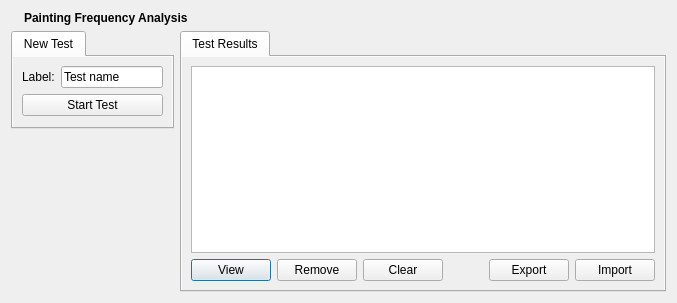
<?xml version="1.0" encoding="UTF-8"?>
<ui version="4.0">
 <author>Enrico Ros</author>
 <class>FrequencyPanel</class>
 <widget class="QWidget" name="FrequencyPanel">
  <property name="geometry">
   <rect>
    <x>0</x>
    <y>0</y>
    <width>677</width>
    <height>303</height>
   </rect>
  </property>
  <layout class="QGridLayout" name="gridLayout_2">
   <item row="0" column="0" colspan="2">
    <layout class="QHBoxLayout" name="horizontalLayout">
     <item>
      <widget class="QLabel" name="iconLabel">
       <property name="sizePolicy">
        <sizepolicy hsizetype="Fixed" vsizetype="Fixed">
         <horstretch>0</horstretch>
         <verstretch>0</verstretch>
        </sizepolicy>
       </property>
       <property name="pixmap">
        <pixmap resource="../nokiaqtframework.qrc">:/inspector/painting/menu-energy.png</pixmap>
       </property>
      </widget>
     </item>
     <item>
      <widget class="QLabel" name="titleLabel">
       <property name="sizePolicy">
        <sizepolicy hsizetype="Preferred" vsizetype="Fixed">
         <horstretch>0</horstretch>
         <verstretch>0</verstretch>
        </sizepolicy>
       </property>
       <property name="text">
        <string>&lt;b&gt;Painting Frequency Analysis&lt;/b&gt;</string>
       </property>
      </widget>
     </item>
    </layout>
   </item>
   <item row="2" column="0">
    <spacer name="verticalSpacer">
     <property name="orientation">
      <enum>Qt::Vertical</enum>
     </property>
     <property name="sizeHint" stdset="0">
      <size>
       <width>20</width>
       <height>40</height>
      </size>
     </property>
    </spacer>
   </item>
   <item row="1" column="0">
    <widget class="QTabWidget" name="newTestGroup">
     <property name="sizePolicy">
      <sizepolicy hsizetype="Preferred" vsizetype="Fixed">
       <horstretch>0</horstretch>
       <verstretch>0</verstretch>
      </sizepolicy>
     </property>
     <widget class="QWidget" name="newTestPage1">
      <property name="autoFillBackground">
       <bool>true</bool>
      </property>
      <attribute name="title">
       <string>New Test</string>
      </attribute>
      <layout class="QGridLayout" name="gridLayout">
       <item row="0" column="0">
        <widget class="QLabel" name="popsLabel_2">
         <property name="text">
          <string>Label:</string>
         </property>
        </widget>
       </item>
       <item row="0" column="1">
        <widget class="QLineEdit" name="testNameLabel">
         <property name="text">
          <string notr="true">Test name</string>
         </property>
        </widget>
       </item>
       <item row="1" column="0" colspan="2">
        <widget class="QPushButton" name="runButton">
         <property name="sizePolicy">
          <sizepolicy hsizetype="MinimumExpanding" vsizetype="Fixed">
           <horstretch>0</horstretch>
           <verstretch>0</verstretch>
          </sizepolicy>
         </property>
         <property name="text">
          <string>Start Test</string>
         </property>
        </widget>
       </item>
      </layout>
     </widget>
    </widget>
   </item>
   <item row="1" column="1" rowspan="2">
    <widget class="QTabWidget" name="resultsTabWidget">
     <property name="sizePolicy">
      <sizepolicy hsizetype="MinimumExpanding" vsizetype="Expanding">
       <horstretch>0</horstretch>
       <verstretch>0</verstretch>
      </sizepolicy>
     </property>
     <property name="currentIndex">
      <number>0</number>
     </property>
     <widget class="QWidget" name="resultsPage">
      <property name="autoFillBackground">
       <bool>true</bool>
      </property>
      <attribute name="title">
       <string>Test Results</string>
      </attribute>
      <layout class="QVBoxLayout" name="verticalLayout_3">
       <item>
        <widget class="QListView" name="resultsView">
         <property name="editTriggers">
          <set>QAbstractItemView::NoEditTriggers</set>
         </property>
         <property name="selectionMode">
          <enum>QAbstractItemView::ExtendedSelection</enum>
         </property>
         <property name="verticalScrollMode">
          <enum>QAbstractItemView::ScrollPerPixel</enum>
         </property>
         <property name="selectionRectVisible">
          <bool>true</bool>
         </property>
        </widget>
       </item>
       <item>
        <layout class="QHBoxLayout" name="horizontalLayout_3">
         <item>
          <widget class="QPushButton" name="viewButton">
           <property name="text">
            <string>View</string>
           </property>
           <property name="default">
            <bool>true</bool>
           </property>
          </widget>
         </item>
         <item>
          <widget class="QPushButton" name="removeButton">
           <property name="text">
            <string>Remove</string>
           </property>
          </widget>
         </item>
         <item>
          <widget class="QPushButton" name="clearButton">
           <property name="text">
            <string>Clear</string>
           </property>
          </widget>
         </item>
         <item>
          <spacer name="horizontalSpacer">
           <property name="orientation">
            <enum>Qt::Horizontal</enum>
           </property>
           <property name="sizeHint" stdset="0">
            <size>
             <width>40</width>
             <height>20</height>
            </size>
           </property>
          </spacer>
         </item>
         <item>
          <widget class="QPushButton" name="exportButton">
           <property name="text">
            <string>Export</string>
           </property>
          </widget>
         </item>
         <item>
          <widget class="QPushButton" name="importButton">
           <property name="text">
            <string>Import</string>
           </property>
          </widget>
         </item>
        </layout>
       </item>
      </layout>
     </widget>
    </widget>
   </item>
  </layout>
 </widget>
 <resources>
  <include location="../nokiaqtframework.qrc"/>
 </resources>
 <connections/>
</ui>
